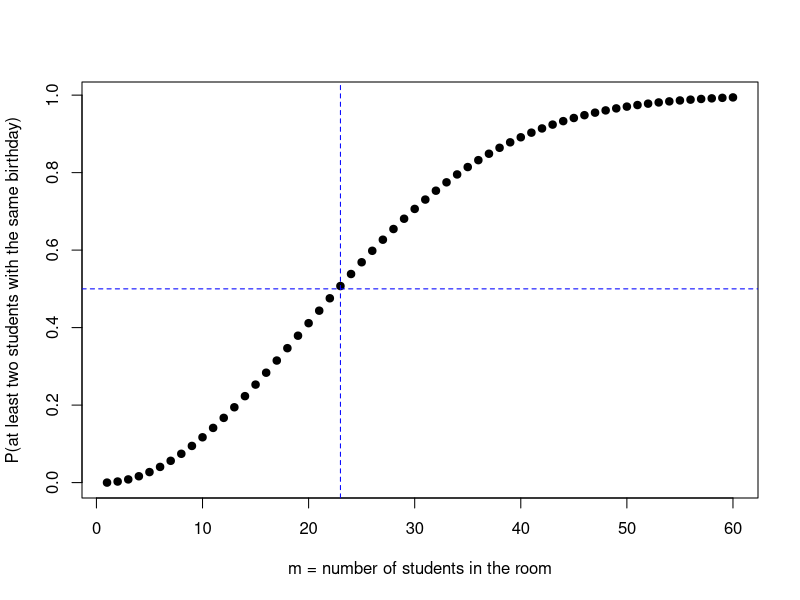
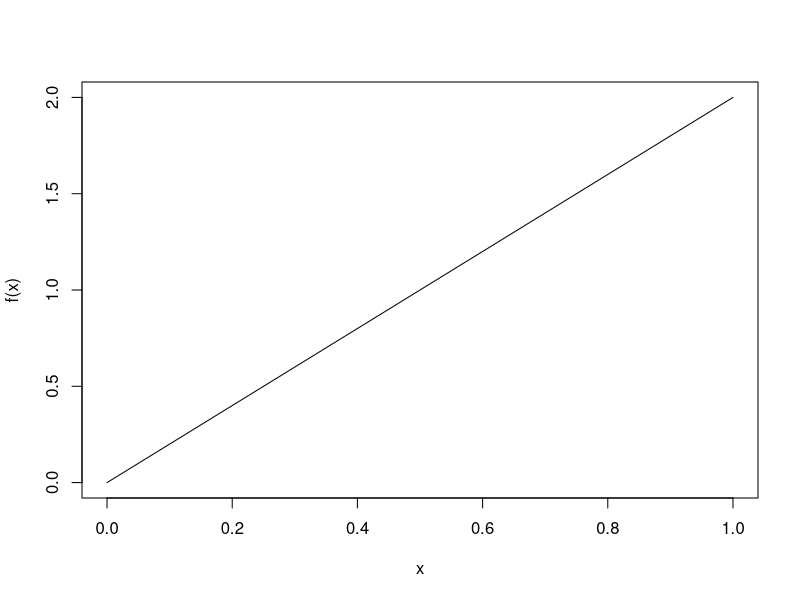

These charts were generated, in order, by the following R code:
## ---- chunk 1
knitr::opts_chunk$set(echo = TRUE, comment = NA, prompt = TRUE)
## ---- chunk 2
m <- 1:60             # vector of number of students
p <- numeric(60)      # initialize vecotr to 0's
for(i in m){          # index value for loop
  q = prod((365:(365 - i + 1))/365)
  p[i] = 1 - q
}
plot(m, p, pch = 19,
     ylab = "P(at least two students with the same birthday)",
     xlab = "m = number of students in the room")
abline(h = 0.5, lty = 2, col = "blue")
abline(v = 23, lty = 2, col = "blue")
## ---- chunk 3
set.seed(13)
n <- 10000
actual <- sample(1:3, size = n, replace = TRUE)
aguess <- sample(1:3, size = n, replace = TRUE)
equals <- (actual == aguess)
not.eq <- (actual != aguess)
PnoSwitch <- mean(equals)
PwiSwitch <- mean(not.eq)
probs <- c(PnoSwitch, PwiSwitch)
names(probs) <- c("P(Win no Switch)", "P(Win Switch)")
probs
## ---- chunk 4
S <- expand.grid(roll1 = 1:6, roll2 = 1:6)
S$Sum <- apply(S, 1, sum)
head(S)
## ---- chunk 5
table(S$Sum)
T1 <- MASS::fractions(table(S$Sum)/sum(!is.na(S$Sum)))
T1
## ---- chunk 6
x <- as.numeric(names(T1))
x
px <- T1
EX <- sum(x*px)
EX
VX <- sum((x - EX)^2*px)
VX
## ---- chunk 7
f <- function(x){2*x}
integrate(f, 0, 1)
ex <- function(x){x*f(x)}
EX <- integrate(ex, 0, 1)
EX
EX <- MASS::fractions(EX$value)
EX
## ---- chunk 8
g <- function(x){(x - 2/3)^2*f(x)}
VX <- integrate(g, 0, 1)
VX
VX <- MASS::fractions(VX$value)
VX
## ---- chunk 9
curve(f, 0, 1)
## ---- chunk 10
rs <- c(12, 14, 2, 20)
xbar <- mean(rs)
SD <- sd(rs)
Tscore <- (xbar - 10)/(SD/sqrt(4))
c(xbar, SD, Tscore)
